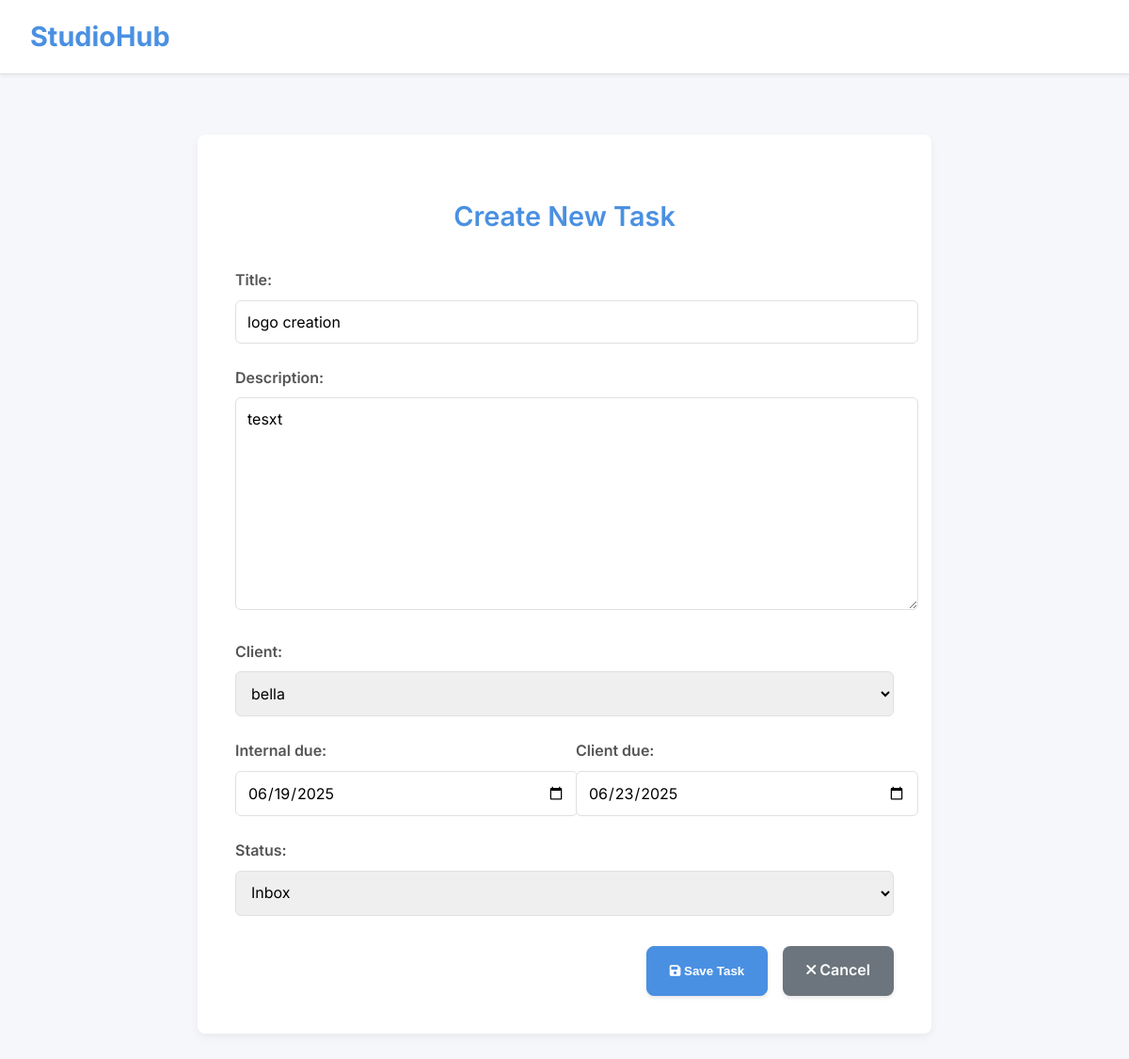
Screenshot of /task/1/edit/ with the database file from the repository.
### tracker/models.py (models this page shows, shortened)
class Task(models.Model):
    class Status(models.TextChoices):
        INBOX = 'inbox', 'Inbox'
        BRIEF_READY = 'brief_ready', 'Brief Ready'
        IN_DESIGN = 'in_design', 'In Design'
        REVIEW = 'review', 'Review'
        SENT = 'sent', 'Sent'
        DONE = 'done', 'Done'
    title = models.CharField(max_length=255)
    description = models.TextField(blank=True)
    status = models.CharField(max_length=20, choices=Status.choices, default=Status.INBOX)
    internal_due = models.DateField(null=True, blank=True)
    client_due = models.DateField(null=True, blank=True)
    completed_at = models.DateTimeField(null=True, blank=True)
    client = models.ForeignKey(Client, on_delete=models.CASCADE, related_name='tasks')
    created_at = models.DateTimeField(auto_now_add=True)
    updated_at = models.DateTimeField(auto_now=True)

### tracker/views.py (the view)
# urls.py: path('task/<int:pk>/edit/', views.TaskUpdateView.as_view(), name='update_task'),
class TaskUpdateView(SuccessMessageMixin, UpdateView):
    model = Task
    form_class = TaskForm
    template_name = 'tracker/create_task.html'
    success_url = reverse_lazy('dashboard')
    success_message = "Task updated successfully."

### tracker/forms.py
class TaskForm(forms.ModelForm):
    class Meta:
        model = Task
        fields = ['title', 'description', 'client', 'internal_due', 'client_due', 'status']
        widgets = {
            'internal_due': forms.DateInput(attrs={'type': 'date'}),
            'client_due': forms.DateInput(attrs={'type': 'date'}),
        }

### tracker/models.py (called while the page is built)
    def __str__(self):
        return self.name

### tracker/templates/tracker/create_task.html (shortened to what this page needs)
{% load static %}
<!DOCTYPE html>
<html lang="en">
<head>
    <link rel="stylesheet" href="{% static 'tracker/style.css' %}">
    <link rel="stylesheet" href="https://cdnjs.cloudflare.com/ajax/libs/font-awesome/6.0.0-beta3/css/all.min.css">
</head>
<body>
    <nav class="navbar">
        <a href="{% url 'dashboard' %}" class="navbar-brand">StudioHub</a>
    </nav>
    <div class="container">
        <div class="form-container">
            <h2>Create New Task</h2>
            <form method="post">
                <div class="form-group">
                    {{ form.title.label_tag }}
                    {{ form.title }}
                </div>
                <div class="form-group">
                    {{ form.description.label_tag }}
                    {{ form.description }}
                </div>
                <div class="form-group">
                    {{ form.client.label_tag }}
                    {{ form.client }}
                </div>
                <div class="form-row">
                    <div class="form-group">
                        {{ form.internal_due.label_tag }}
                        {{ form.internal_due }}
                    </div>
                    <div class="form-group">
                        {{ form.client_due.label_tag }}
                        {{ form.client_due }}
                    </div>
                </div>
                <div class="form-group">
                    {{ form.status.label_tag }}
                    {{ form.status }}
                </div>
                <div class="form-buttons">
                    <button type="submit" class="btn btn-primary">
                        <i class="fas fa-save"></i> Save Task
                    </button>
                    <a href="{% url 'dashboard' %}" class="btn btn-secondary">
                        <i class="fas fa-times"></i> Cancel
                    </a>
                </div>
            </form>
        </div>
    </div>
</body>
</html>

### tracker/static/tracker/style.css (style rules this page uses)
:root { --primary-color: #4a90e2; --secondary-color: #f5f7fa; --text-color: #333; --text-color-light: #777; --border-color: #e0e0e0; --shadow-color: rgba(0, 0, 0, 0.05); --font-family: 'Inter', sans-serif; }
body { font-family: var(--font-family); background-color: var(--secondary-color); color: var(--text-color); margin: 0; line-height: 1.6; }
.navbar { background-color: #fff; padding: 1rem 2rem; border-bottom: 1px solid var(--border-color); display: flex; justify-content: space-between; align-items: center; box-shadow: 0 2px 4px var(--shadow-color); }
.navbar-brand { font-size: 1.8rem; font-weight: 700; color: var(--primary-color); text-decoration: none; }
.btn { padding: 0.8rem 1.5rem; border-radius: 8px; text-decoration: none; font-weight: 600; cursor: pointer; border: 1px solid transparent; transition: all 0.3s ease; box-shadow: 0 2px 4px rgba(0,0,0,0.1); }
.btn-primary { background-color: var(--primary-color); color: #fff; border-color: var(--primary-color); }
.btn-secondary { background-color: #6c757d; color: #fff; }
.container { padding: 2rem; max-width: 1600px; margin: 0 auto; }
.form-container { max-width: 700px; margin: 2rem auto; background: #fff; padding: 2.5rem; border-radius: 8px; box-shadow: 0 4px 10px var(--shadow-color); }
.form-container h2 { font-size: 1.8rem; font-weight: 600; margin-bottom: 2rem; text-align: center; color: var(--primary-color); }
.form-group { margin-bottom: 1.5rem; }
.form-group label { display: block; margin-bottom: 0.5rem; font-weight: 600; color: #555; }
.form-group input, .form-group textarea, .form-group select { width: 100%; padding: 0.75rem; border-radius: 6px; border: 1px solid var(--border-color); transition: border-color 0.3s ease, box-shadow 0.3s ease; font-family: var(--font-family); font-size: 1rem; }
.form-row { display: flex; gap: 1.5rem; }
.form-row .form-group { flex: 1; }
.form-buttons { margin-top: 2rem; display: flex; justify-content: flex-end; gap: 1rem; }

### rows the page displays
Task: title "logo creation", description "tesxt", client "bella", internal_due "06/19/2025", client_due "06/23/2025", status "Inbox"
